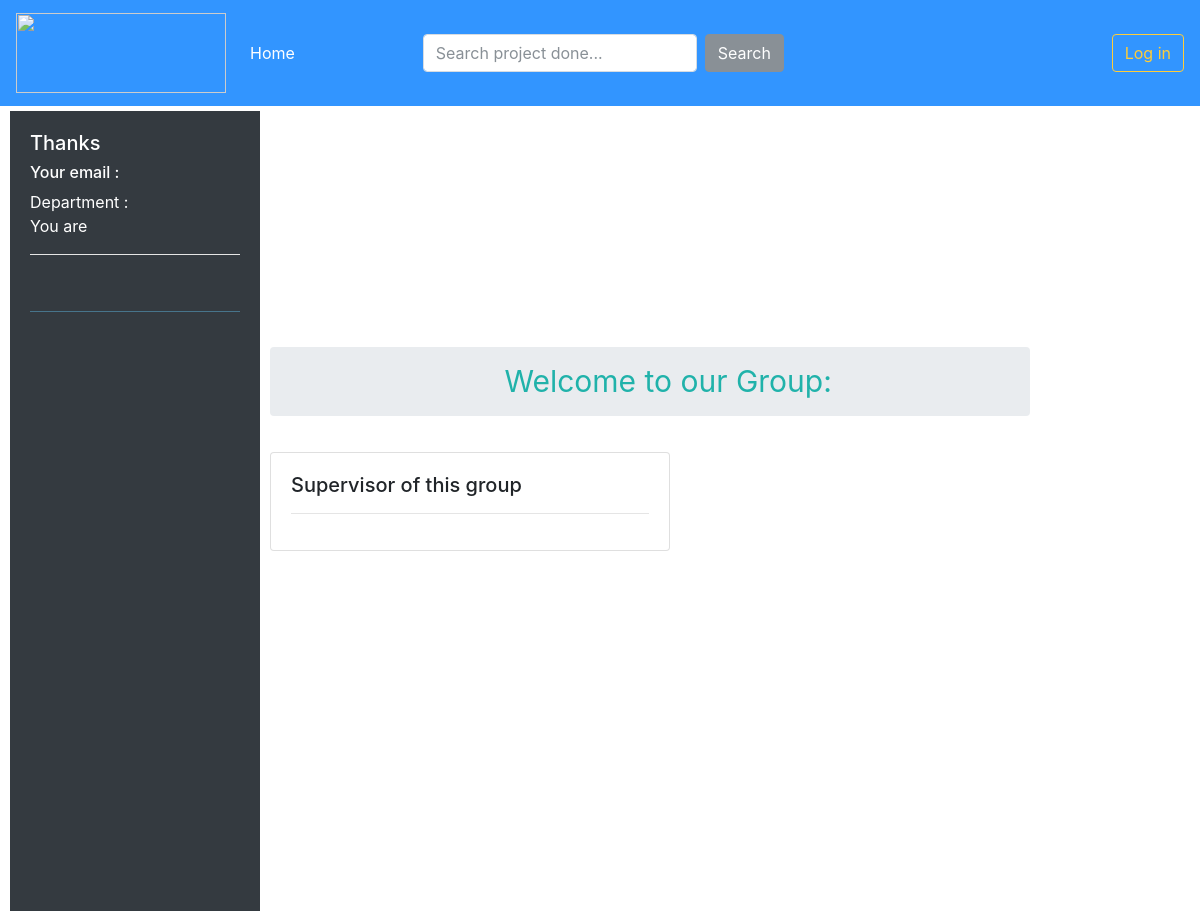
/departments/2/group/, run on an earlier commit of the app's database.
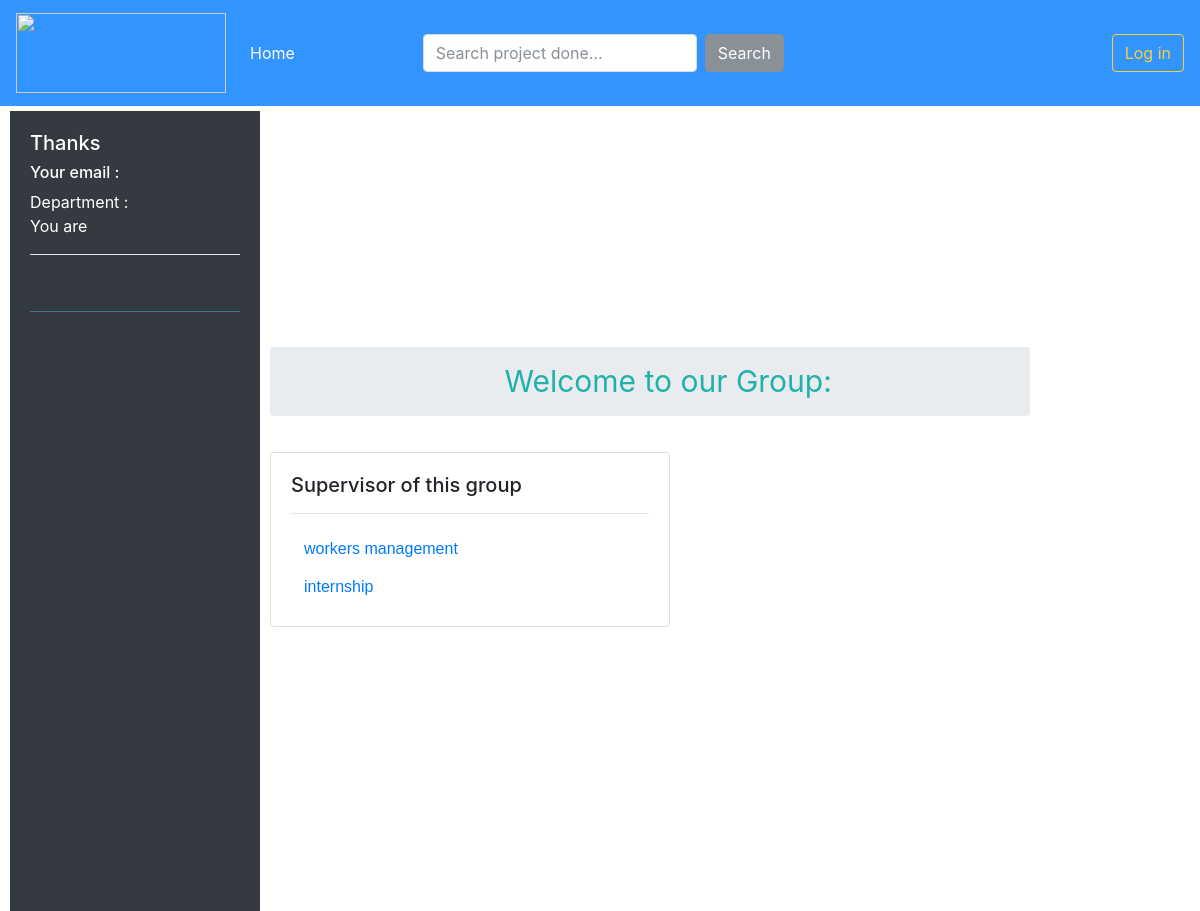
And on a later commit of the database.
### depart/models.py (models this page shows, shortened)
class Group(models.Model):
    department = models.ForeignKey(Department, related_name='group', on_delete = models.CASCADE)
    group_name = models.CharField(max_length=50)
    supervisor = models.ForeignKey(Supervisor, related_name='group', on_delete=models.CASCADE)
    group_email = models.EmailField(max_length=250)
    created_at = models.DateTimeField(auto_now_add=True)

### depart/views.py (the view)
# urls.py: path('departments/<int:pk>/group/', views.group, name='all_groups'),
def group(request, pk, *args, **kwargs):
    departments = Department.objects.filter(school=pk)
    groups = Group.objects.filter(department=pk)
    group = Group.objects.get(pk=pk)
    members = Member.objects.filter(group=pk)
    return render(request, 'allgroups.html', {'groups':groups, 'departments':departments})

### templates/allgroups.html (shortened to what this page needs)
{% extends 'base.html' %}
{% load widget_tweaks %}
{%block content%}
<nav class="bg-dark text-white" id="sidebar"
    style="width: 100px; margin-top: 5px; position: relative; height:fit-content; padding:20px; margin-bottom: 40px; margin-left: 10px;">
    <div class="bg-dark text-white">
        <h5>Thanks {{ user.first_name }}</h5>
        <h6> Your email : {{user.email}}</h6>
        <h8> Department : {{user.profile.department_name}}</h8><br>
        <h8> You are {{user.profile.role}}</h8>
    </div>
    <hr class="bg-white" />
    <ul class="list-unstyled components tabs" style="margin-bottom: 40px; text-decoration: none;">
    </ul>
</nav>
<nav aria-label="breadcrumb"
    style="margin-left: 250px; margin-right: 150px; color: lightseagreen; padding: 20px; margin-top: -52%;">
    <ol class="breadcrumb">
        <li class="breadcrumb-item active "
            style="text-align: center; color: lightseagreen; margin-left: 30%; font-size: 30px;">Welcome to our Group:
            <b>{{group.group_name}}</b></li>
    </ol>
</nav>
<div class="card " style="width: 25rem; margin-left: 270px;">
    <div class="card-body">
        <h5 class="card-title">Supervisor of this group</h5>
        <hr>
        <p class="card-text" style="color: black;">
            {% for group in groups %}
            <a href="{% url 'single_group' group.pk %}" class="btn btn-link">{{group.group_name}} </a><br>
            {% endfor %}
        </p>
    </div>
</div><br><br>
{% endblock %}

What changed in the data, as far as the page shows it:
added Group: group_name "workers management"
added Group: group_name "internship"
